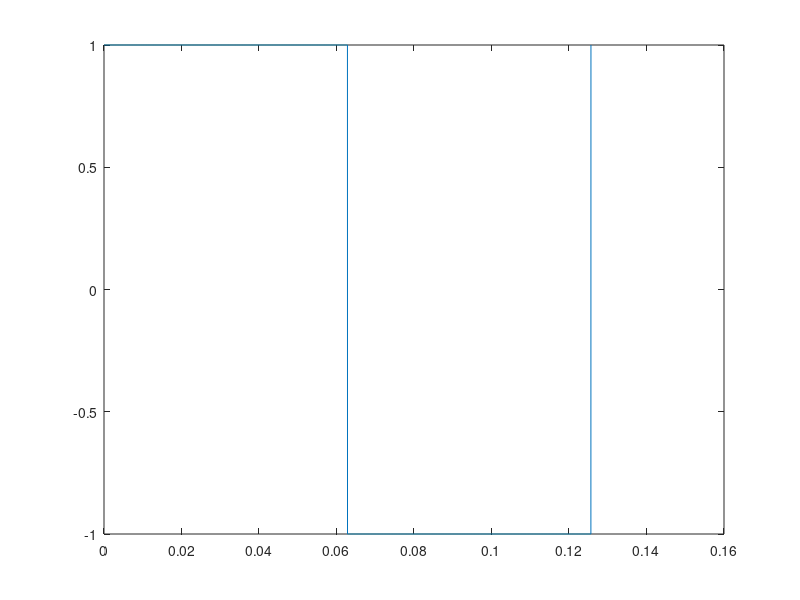

Here is the MATLAB script that generated this plot:
Fs = 8000;            % Sampling frequency                    
T = 1/Fs;             % Sampling period       
t = linspace(0,2*pi/50,Fs);
x = square(50*t); 
plot(t,x);

y = fft(x);

%plot(y);
